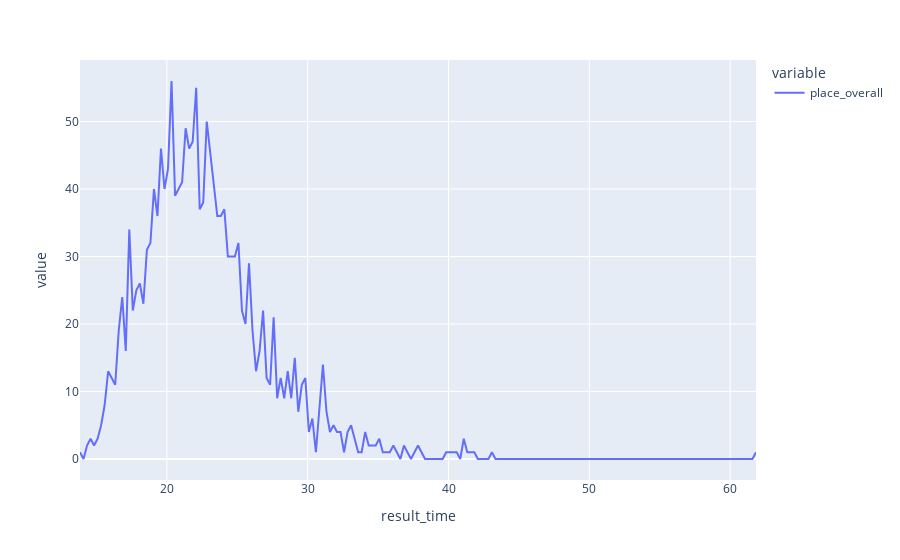

The notebook cell saved with this chart:
### Markdown cell above
Breakdown results for male:

### Code cell
df_male = df[df['gender'] == 'М']

results_count_by_time = df_male.groupby(pd.Grouper(freq='15s', key='result_time'))['place_overall'].count()
results_count_by_time.index = results_count_by_time.index.total_seconds() / 60
fig = px.line(results_count_by_time)
fig.show()

### Figure 1 — Plotly figure (JSON) as saved in the notebook; plotly's stock layout.template omitted (floating-point values rounded to 4 significant figures; data arrays with more than 128 entries replaced by an {"elided": "..."} marker saying what was removed)
{"data": [{"hovertemplate": "variable=place_overall<br>result_time=%{x}<br>value=%{y}<extra></extra>", "legendgroup": "place_overall", "line": {"color": "#636efa", "dash": "solid"}, "mode": "lines", "name": "place_overall", "orientation": "v", "showlegend": true, "type": "scatter", "x": {"elided": "193 float values"}, "xaxis": "x", "y": {"elided": "193 int values"}, "yaxis": "y"}], "layout": {"legend": {"title": {"text": "variable"}, "tracegroupgap": 0}, "margin": {"t": 60}, "xaxis": {"anchor": "y", "domain": [0, 1], "title": {"text": "result_time"}}, "yaxis": {"anchor": "x", "domain": [0, 1], "title": {"text": "value"}}}}
